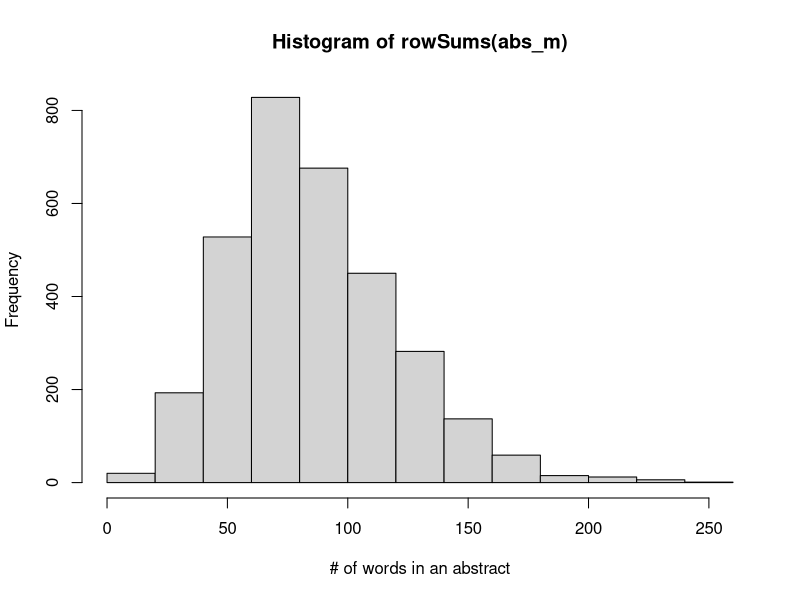
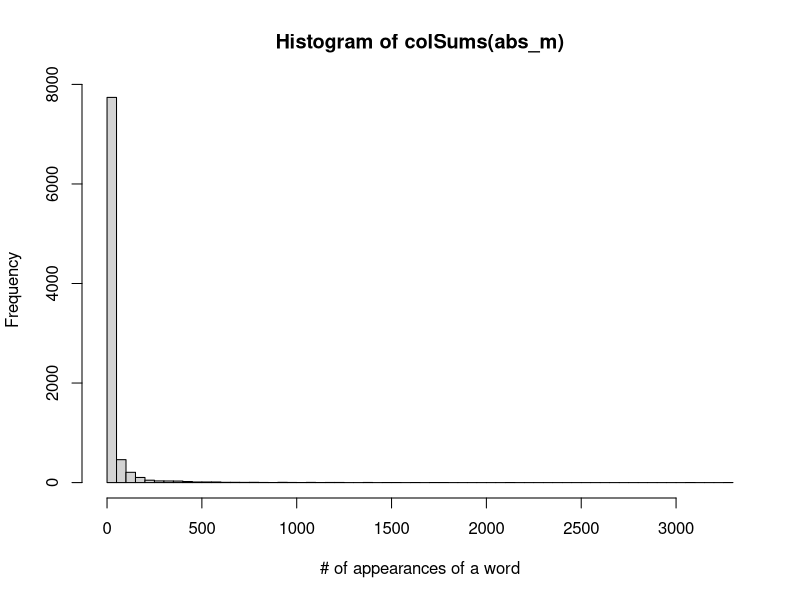

Source code (R) for these figures, in order:
## ---- chunk 1
rm(list = ls())
library(readr)
library(tm)
library(Matrix)
## ---- chunk 2
sla <- read_csv("data/SLA/SCC2016/Data/paperList.txt")
## remove papers that do not have abstract
sla <- sla[!is.na(sla$abstract),]
str(sla)
## ---- chunk 3
abs_source <- VectorSource(sla$abstract)
# Make a volatile corpus: tweets_corpus
abs_corpus <- VCorpus(abs_source)
# Print out the tweets_corpus
abs_corpus

## show one abstract
str(abs_corpus[[15]])
abs_corpus[[15]][1]
## ---- chunk 4
clean_corpus <- function(corpus){
  corpus <- tm_map(corpus, stripWhitespace)
  corpus <- tm_map(corpus, removePunctuation)
  corpus <- tm_map(corpus, removeNumbers) 
  corpus <- tm_map(corpus, content_transformer(tolower))
  corpus <- tm_map(corpus, removeWords, stopwords("en"))
  # ## remove words that appear only once (this method seems to have memory issue?)
  # tdm <- TermDocumentMatrix(corpus)
  # tokens_to_remove       <- findFreqTerms(tdm, 1, 1)
  # corpus <- tm_map(corpus, content_transformer(removeWords), tokens_to_remove[1:5000])
  return(corpus)
}
# Apply  customized function to the abs_corpus: clean_corp
clean_corp <- clean_corpus(abs_corpus)
# Print out a cleaned up corp
clean_corp[[15]][1]
## ---- chunk 5
abs_dtm <- DocumentTermMatrix(clean_corp)
abs_m <- as.matrix(abs_dtm)
## remove terms that appear only once, not very elegant ...
idx <- (colSums(abs_m) > 1)
abs_m <- abs_m[, idx]

abs_m[148:158, 10:22]

hist(rowSums(abs_m), xlab = "# of words in an abstract")

## to make the plot more readable, I limit y axis
hist(colSums(abs_m), xlab = "# of appearances of a word", breaks = 100)
## ---- chunk 6
writeMM(obj = as(abs_m, "sparseMatrix"),file = "data/SLA/docword.sla.txt")
writeLines(text = abs_dtm$dimnames$Terms[idx],con = "data/SLA/vocab.sla.txt")
writeLines(text = sla$title,con = "data/SLA/title.sla.txt")
writeLines(text = sla$DOI,con = "data/SLA/doi.sla.txt")
